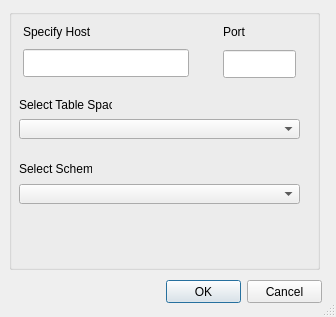
<?xml version="1.0" encoding="UTF-8"?>
<ui version="4.0">
 <class>DBAdvanceDlg</class>
 <widget class="QDialog" name="DBAdvanceDlg">
  <property name="geometry">
   <rect>
    <x>0</x>
    <y>0</y>
    <width>336</width>
    <height>317</height>
   </rect>
  </property>
  <property name="minimumSize">
   <size>
    <width>261</width>
    <height>207</height>
   </size>
  </property>
  <property name="maximumSize">
   <size>
    <width>167772</width>
    <height>167772</height>
   </size>
  </property>
  <property name="windowTitle">
   <string>Database Advanced Features</string>
  </property>
  <property name="sizeGripEnabled">
   <bool>true</bool>
  </property>
  <widget class="QGroupBox" name="groupBox">
   <property name="geometry">
    <rect>
     <x>9</x>
     <y>9</y>
     <width>311</width>
     <height>261</height>
    </rect>
   </property>
   <property name="title">
    <string/>
   </property>
   <widget class="QLabel" name="label">
    <property name="geometry">
     <rect>
      <x>10</x>
      <y>88</y>
      <width>93</width>
      <height>16</height>
     </rect>
    </property>
    <property name="sizePolicy">
     <sizepolicy hsizetype="Preferred" vsizetype="Fixed">
      <horstretch>0</horstretch>
      <verstretch>0</verstretch>
     </sizepolicy>
    </property>
    <property name="text">
     <string>Select Table Space:</string>
    </property>
   </widget>
   <widget class="QComboBox" name="m_comboTableSpace">
    <property name="geometry">
     <rect>
      <x>10</x>
      <y>110</y>
      <width>281</width>
      <height>20</height>
     </rect>
    </property>
    <property name="sizePolicy">
     <sizepolicy hsizetype="Expanding" vsizetype="Fixed">
      <horstretch>0</horstretch>
      <verstretch>0</verstretch>
     </sizepolicy>
    </property>
   </widget>
   <widget class="QLabel" name="label_2">
    <property name="geometry">
     <rect>
      <x>10</x>
      <y>152</y>
      <width>73</width>
      <height>16</height>
     </rect>
    </property>
    <property name="sizePolicy">
     <sizepolicy hsizetype="Preferred" vsizetype="Fixed">
      <horstretch>0</horstretch>
      <verstretch>0</verstretch>
     </sizepolicy>
    </property>
    <property name="text">
     <string>Select Schema:</string>
    </property>
   </widget>
   <widget class="QComboBox" name="m_comboSchema">
    <property name="geometry">
     <rect>
      <x>10</x>
      <y>175</y>
      <width>281</width>
      <height>20</height>
     </rect>
    </property>
    <property name="sizePolicy">
     <sizepolicy hsizetype="Expanding" vsizetype="Fixed">
      <horstretch>0</horstretch>
      <verstretch>0</verstretch>
     </sizepolicy>
    </property>
   </widget>
   <widget class="QLabel" name="label_4">
    <property name="geometry">
     <rect>
      <x>214</x>
      <y>12</y>
      <width>81</width>
      <height>22</height>
     </rect>
    </property>
    <property name="text">
     <string>Port</string>
    </property>
   </widget>
   <widget class="QLabel" name="label_3">
    <property name="geometry">
     <rect>
      <x>14</x>
      <y>12</y>
      <width>141</width>
      <height>22</height>
     </rect>
    </property>
    <property name="text">
     <string>Specify Host</string>
    </property>
   </widget>
   <widget class="QLineEdit" name="m_lineEditHost">
    <property name="geometry">
     <rect>
      <x>14</x>
      <y>40</y>
      <width>166</width>
      <height>28</height>
     </rect>
    </property>
    <property name="text">
     <string/>
    </property>
   </widget>
   <widget class="QLineEdit" name="m_lineEditPort">
    <property name="geometry">
     <rect>
      <x>214</x>
      <y>41</y>
      <width>73</width>
      <height>28</height>
     </rect>
    </property>
   </widget>
  </widget>
  <widget class="QPushButton" name="m_btnOk">
   <property name="geometry">
    <rect>
     <x>166</x>
     <y>280</y>
     <width>75</width>
     <height>23</height>
    </rect>
   </property>
   <property name="text">
    <string>OK</string>
   </property>
  </widget>
  <widget class="QPushButton" name="m_btnCancel">
   <property name="geometry">
    <rect>
     <x>247</x>
     <y>280</y>
     <width>75</width>
     <height>23</height>
    </rect>
   </property>
   <property name="text">
    <string>Cancel</string>
   </property>
  </widget>
 </widget>
 <tabstops>
  <tabstop>m_comboTableSpace</tabstop>
  <tabstop>m_comboSchema</tabstop>
  <tabstop>m_btnOk</tabstop>
  <tabstop>m_btnCancel</tabstop>
 </tabstops>
 <resources/>
 <connections>
  <connection>
   <sender>m_btnOk</sender>
   <signal>clicked()</signal>
   <receiver>DBAdvanceDlg</receiver>
   <slot>accept()</slot>
   <hints>
    <hint type="sourcelabel">
     <x>278</x>
     <y>253</y>
    </hint>
    <hint type="destinationlabel">
     <x>96</x>
     <y>254</y>
    </hint>
   </hints>
  </connection>
  <connection>
   <sender>m_btnCancel</sender>
   <signal>clicked()</signal>
   <receiver>DBAdvanceDlg</receiver>
   <slot>reject()</slot>
   <hints>
    <hint type="sourcelabel">
     <x>369</x>
     <y>253</y>
    </hint>
    <hint type="destinationlabel">
     <x>179</x>
     <y>282</y>
    </hint>
   </hints>
  </connection>
 </connections>
</ui>
